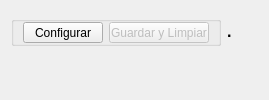
      <widget class="QWidget" name="Station_2">
       <attribute name="title">
        <string>Estacion 2</string>
       </attribute>
       <layout class="QGridLayout" name="gridLayout_6">
        <item row="1" column="0" colspan="3">
         <widget class="PressureTempGraph" name="GraphE_2" native="true">
          <property name="enabled">
           <bool>true</bool>
          </property>
         </widget>
        </item>
        <item row="0" column="2">
         <spacer name="horizontalSpacer_4">
          <property name="orientation">
           <enum>Qt::Orientation::Horizontal</enum>
          </property>
          <property name="sizeHint" stdset="0">
           <size>
            <width>20</width>
            <height>40</height>
           </size>
          </property>
         </spacer>
        </item>
        <item row="0" column="0">
         <widget class="QGroupBox" name="gbBtns_2">
          <property name="enabled">
           <bool>true</bool>
          </property>
          <property name="maximumSize">
           <size>
            <width>16777215</width>
            <height>30</height>
           </size>
          </property>
          <property name="title">
           <string/>
          </property>
          <layout class="QGridLayout" name="gridLayout_9">
           <property name="topMargin">
            <number>0</number>
           </property>
           <property name="bottomMargin">
            <number>0</number>
           </property>
           <item row="0" column="0">
            <widget class="QPushButton" name="btnEstConfig_2">
             <property name="enabled">
              <bool>true</bool>
             </property>
             <property name="maximumSize">
              <size>
               <width>100</width>
               <height>16777215</height>
              </size>
             </property>
             <property name="text">
              <string>Configurar</string>
             </property>
            </widget>
           </item>
           <item row="0" column="1">
            <widget class="QPushButton" name="btnSvClr_2">
             <property name="enabled">
              <bool>false</bool>
             </property>
             <property name="maximumSize">
              <size>
               <width>100</width>
               <height>16777215</height>
              </size>
             </property>
             <property name="text">
              <string>Guardar y Limpiar</string>
             </property>
            </widget>
           </item>
          </layout>
         </widget>
        </item>
        <item row="0" column="1">
         <widget class="QLabel" name="lblState_2">
          <property name="font">
           <font>
            <pointsize>12</pointsize>
            <bold>true</bold>
           </font>
          </property>
          <property name="text">
           <string>.</string>
          </property>
         </widget>
        </item>
       </layout>
      </widget>
